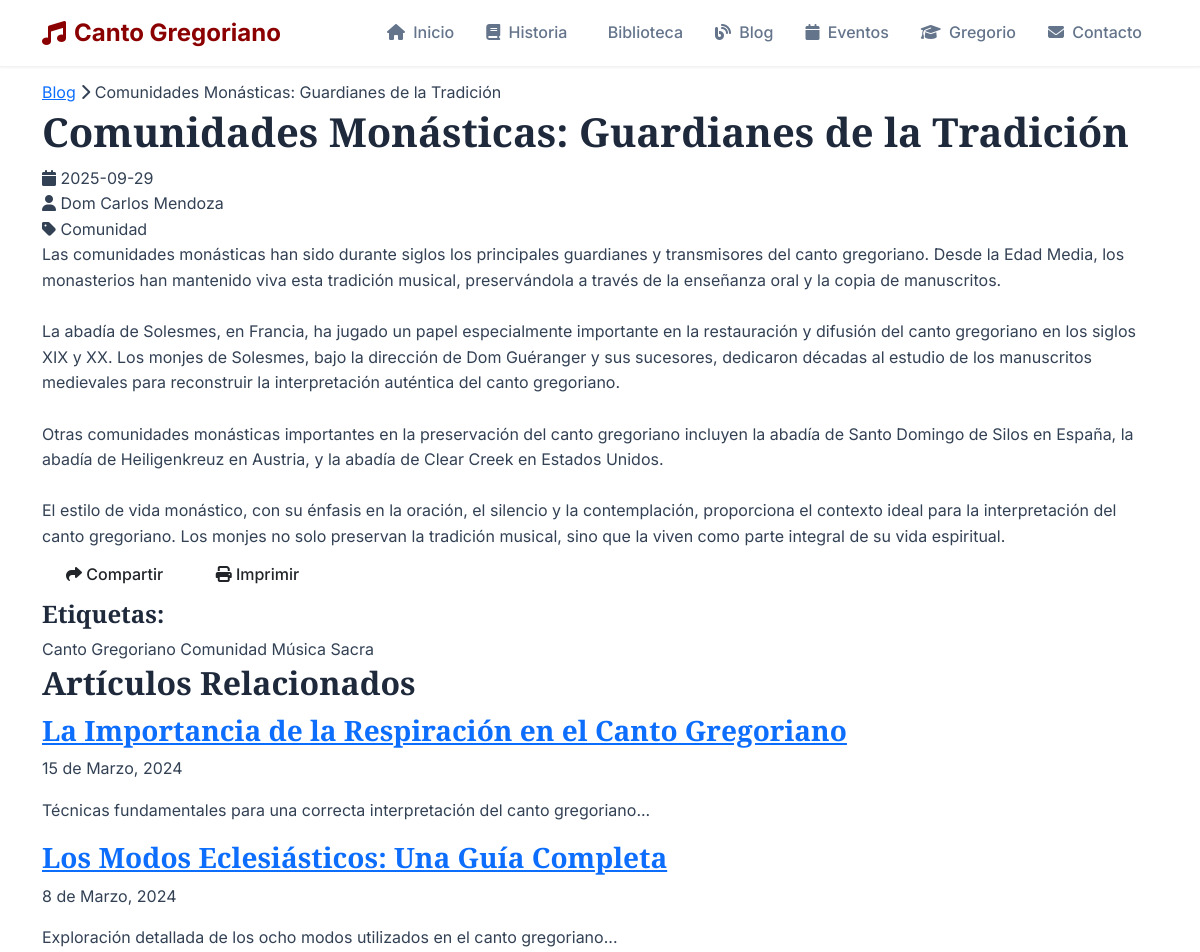
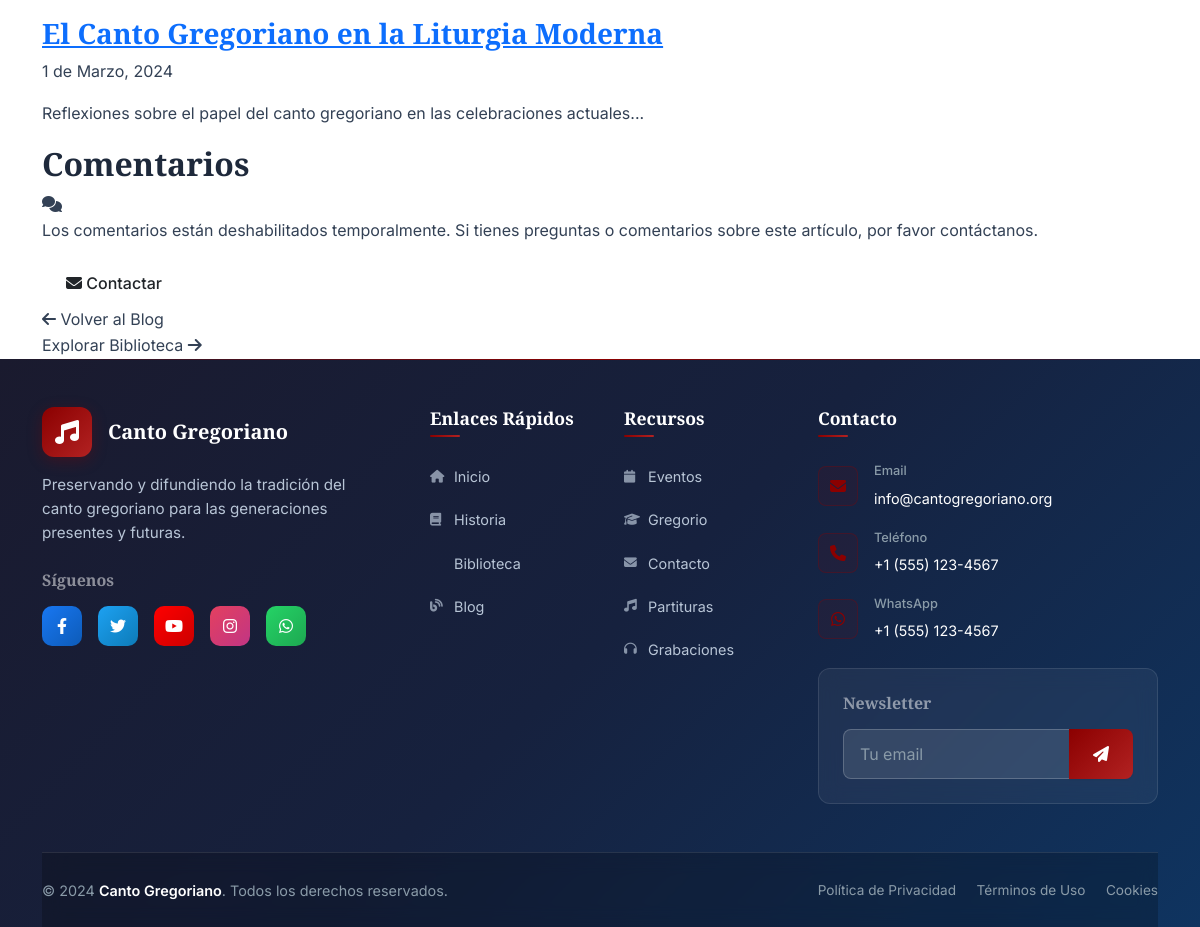
The app's page /blog/15 with its own data (2 pictures, top to bottom).
### tables this page shows
CREATE TABLE articulos (
            id INTEGER PRIMARY KEY AUTOINCREMENT,
            titulo TEXT NOT NULL,
            contenido TEXT NOT NULL,
            fecha_publicacion DATETIME DEFAULT CURRENT_TIMESTAMP,
            autor TEXT DEFAULT 'Administrador',
            categoria TEXT DEFAULT 'General'
        );

### app.py (the view)
@app.route('/blog/<int:articulo_id>')
def ver_articulo(articulo_id):
    conn = get_db_connection()
    articulo = conn.execute(
        'SELECT * FROM articulos WHERE id = ?', (articulo_id,)
    ).fetchone()
    conn.close()
    if articulo is None:
        flash('Artículo no encontrado', 'error')
        return redirect(url_for('blog'))
    return render_template('ver_articulo.html', articulo=articulo)

### app.py (called while the page is built)
def get_db_connection():
    conn = sqlite3.connect(DATABASE)
    conn.row_factory = sqlite3.Row
    return conn

### templates/ver_articulo.html (shortened to what this page needs)
{% extends "base.html" %}
{% block content %}
<section class="article-header">
    <div class="container">
        <div class="article-breadcrumb">
            <a href="{{ url_for('blog') }}">Blog</a>
            <i class="fas fa-chevron-right"></i>
            <span>{{ articulo.titulo }}</span>
        </div>
        <div class="article-title-section">
            <h1>{{ articulo.titulo }}</h1>
            <div class="article-meta">
                <div class="meta-item">
                    <i class="fas fa-calendar"></i>
                    <span>{{ articulo.fecha_publicacion[:10] }}</span>
                </div>
                <div class="meta-item">
                    <i class="fas fa-user"></i>
                    <span>{{ articulo.autor }}</span>
                </div>
                {% if articulo.categoria %}
                <div class="meta-item">
                    <i class="fas fa-tag"></i>
                    <span class="category-tag">{{ articulo.categoria }}</span>
                </div>
                {% endif %}
            </div>
        </div>
    </div>
</section>
<section class="article-content">
    <div class="container">
        <div class="article-body">
            <div class="article-text">
                {{ articulo.contenido|replace('\n', '<br>')|safe }}
            </div>
        </div>
        <div class="article-footer">
            <div class="article-actions">
                <button class="btn btn-outline" onclick="shareArticle()">
                    <i class="fas fa-share"></i> Compartir
                </button>
                <button class="btn btn-outline" onclick="printArticle()">
                    <i class="fas fa-print"></i> Imprimir
                </button>
            </div>
            <div class="article-tags">
                <h4>Etiquetas:</h4>
                <div class="tags">
                    <span class="tag">Canto Gregoriano</span>
                    {% if articulo.categoria %}
                    <span class="tag">{{ articulo.categoria }}</span>
                    {% endif %}
                    <span class="tag">Música Sacra</span>
                </div>
            </div>
        </div>
    </div>
</section>
<section class="related-articles">
    <div class="container">
        <h2>Artículos Relacionados</h2>
        <div class="related-grid">
            <article class="related-card">
                <h3><a href="#">La Importancia de la Respiración en el Canto Gregoriano</a></h3>
                <p class="related-meta">15 de Marzo, 2024</p>
                <p>Técnicas fundamentales para una correcta interpretación del canto gregoriano...</p>
            </article>
            <article class="related-card">
                <h3><a href="#">Los Modos Eclesiásticos: Una Guía Completa</a></h3>
                <p class="related-meta">8 de Marzo, 2024</p>
                <p>Exploración detallada de los ocho modos utilizados en el canto gregoriano...</p>
            </article>
            <article class="related-card">
                <h3><a href="#">El Canto Gregoriano en la Liturgia Moderna</a></h3>
                <p class="related-meta">1 de Marzo, 2024</p>
                <p>Reflexiones sobre el papel del canto gregoriano en las celebraciones actuales...</p>
            </article>
        </div>
    </div>
</section>
<section class="comments-section">
    <div class="container">
        <h2>Comentarios</h2>
        <div class="comments-container">
            <div class="no-comments">
                <i class="fas fa-comments"></i>
                <p>Los comentarios están deshabilitados temporalmente. Si tienes preguntas o comentarios sobre este artículo, por favor contáctanos.</p>
                <a href="{{ url_for('contacto') }}" class="btn btn-outline">
                    <i class="fas fa-envelope"></i> Contactar
                </a>
            </div>
        </div>
    </div>
</section>
<section class="article-navigation">
    <div class="container">
        <div class="nav-links">
            <a href="{{ url_for('blog') }}" class="nav-link prev">
                <i class="fas fa-arrow-left"></i>
                <span>Volver al Blog</span>
            </a>
            <a href="{{ url_for('biblioteca') }}" class="nav-link next">
                <span>Explorar Biblioteca</span>
                <i class="fas fa-arrow-right"></i>
            </a>
        </div>
    </div>
</section>
{% endblock %}

### records on screen
articulos: titulo "Comunidades Monásticas: Guardianes de la Tradición", fecha_publicacion "2025-09-29", autor "Dom Carlos Mendoza", categoria "Comunidad", contenido "Las comunidades monásticas han sido durante siglos los principales guardianes y transmisores del canto gregoriano. Desde la Edad Media, los monasterios han mantenido viva esta tradición musical, preservándola a través de la enseñanza oral y la copia de manuscritos. La abadía de Solesmes, en Francia, ha jugado un papel especialmente importante en la restauración y difusión del canto gregoriano en los siglos XIX y XX. Los monjes de Solesmes, bajo la dirección de Dom Guéranger y sus sucesores, dedicaron décadas al estudio de los manuscritos medievales para reconstruir la interpretación auténtica del canto gregoriano. Otras comunidades monásticas importantes en la preservación del canto…"
